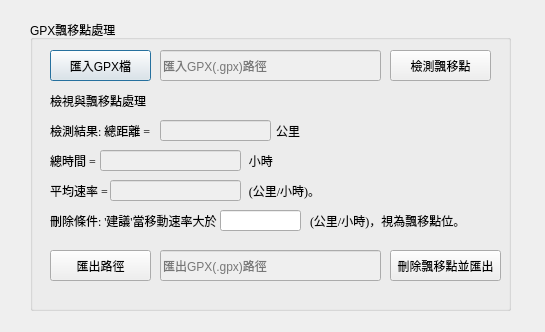
<?xml version="1.0" encoding="UTF-8"?>
<ui version="4.0">
 <class>TFBToolsDialogBase</class>
 <widget class="QDialog" name="TFBToolsDialogBase">
  <property name="geometry">
   <rect>
    <x>0</x>
    <y>0</y>
    <width>545</width>
    <height>332</height>
   </rect>
  </property>
  <property name="windowTitle">
   <string>林務局圖資操作工具</string>
  </property>
  <widget class="QGroupBox" name="groupBox">
   <property name="geometry">
    <rect>
     <x>30</x>
     <y>20</y>
     <width>481</width>
     <height>291</height>
    </rect>
   </property>
   <property name="title">
    <string>GPX飄移點處理</string>
   </property>
   <widget class="QPushButton" name="pushButton">
    <property name="geometry">
     <rect>
      <x>20</x>
      <y>30</y>
      <width>101</width>
      <height>31</height>
     </rect>
    </property>
    <property name="text">
     <string>匯入GPX檔</string>
    </property>
   </widget>
   <widget class="QPushButton" name="pushButton_2">
    <property name="geometry">
     <rect>
      <x>360</x>
      <y>230</y>
      <width>111</width>
      <height>31</height>
     </rect>
    </property>
    <property name="text">
     <string>刪除飄移點並匯出</string>
    </property>
   </widget>
   <widget class="QPushButton" name="pushButton_3">
    <property name="geometry">
     <rect>
      <x>360</x>
      <y>30</y>
      <width>101</width>
      <height>31</height>
     </rect>
    </property>
    <property name="text">
     <string>檢測飄移點</string>
    </property>
   </widget>
   <widget class="QPushButton" name="pushButton_4">
    <property name="geometry">
     <rect>
      <x>20</x>
      <y>230</y>
      <width>101</width>
      <height>31</height>
     </rect>
    </property>
    <property name="text">
     <string>匯出路徑</string>
    </property>
   </widget>
   <widget class="QLabel" name="label_3">
    <property name="geometry">
     <rect>
      <x>20</x>
      <y>70</y>
      <width>131</width>
      <height>21</height>
     </rect>
    </property>
    <property name="font">
     <font>
      <family>Times New Roman</family>
      <pointsize>9</pointsize>
     </font>
    </property>
    <property name="text">
     <string>檢視與飄移點處理</string>
    </property>
   </widget>
   <widget class="QLabel" name="label_4">
    <property name="geometry">
     <rect>
      <x>20</x>
      <y>100</y>
      <width>451</width>
      <height>21</height>
     </rect>
    </property>
    <property name="font">
     <font>
      <family>Times New Roman</family>
      <pointsize>9</pointsize>
     </font>
    </property>
    <property name="text">
     <string>檢測結果: 總距離 =                                          公里</string>
    </property>
   </widget>
   <widget class="QLabel" name="label_5">
    <property name="geometry">
     <rect>
      <x>20</x>
      <y>190</y>
      <width>171</width>
      <height>21</height>
     </rect>
    </property>
    <property name="font">
     <font>
      <family>Times New Roman</family>
      <pointsize>9</pointsize>
     </font>
    </property>
    <property name="text">
     <string>刪除條件: '建議'當移動速率大於</string>
    </property>
   </widget>
   <widget class="QLineEdit" name="imp">
    <property name="geometry">
     <rect>
      <x>190</x>
      <y>190</y>
      <width>81</width>
      <height>21</height>
     </rect>
    </property>
    <property name="sizePolicy">
     <sizepolicy hsizetype="Expanding" vsizetype="Expanding">
      <horstretch>0</horstretch>
      <verstretch>0</verstretch>
     </sizepolicy>
    </property>
   </widget>
   <widget class="QLabel" name="label_6">
    <property name="geometry">
     <rect>
      <x>280</x>
      <y>190</y>
      <width>171</width>
      <height>21</height>
     </rect>
    </property>
    <property name="font">
     <font>
      <family>Times New Roman</family>
      <pointsize>9</pointsize>
     </font>
    </property>
    <property name="text">
     <string>(公里/小時)，視為飄移點位。</string>
    </property>
   </widget>
   <widget class="QLineEdit" name="lineEdit_3">
    <property name="enabled">
     <bool>false</bool>
    </property>
    <property name="geometry">
     <rect>
      <x>130</x>
      <y>30</y>
      <width>221</width>
      <height>31</height>
     </rect>
    </property>
    <property name="text">
     <string/>
    </property>
    <property name="placeholderText">
     <string>匯入GPX(.gpx)路徑</string>
    </property>
   </widget>
   <widget class="QLineEdit" name="lineEdit_4">
    <property name="enabled">
     <bool>false</bool>
    </property>
    <property name="geometry">
     <rect>
      <x>130</x>
      <y>100</y>
      <width>111</width>
      <height>21</height>
     </rect>
    </property>
    <property name="text">
     <string/>
    </property>
    <property name="placeholderText">
     <string/>
    </property>
   </widget>
   <widget class="QLabel" name="label_7">
    <property name="geometry">
     <rect>
      <x>20</x>
      <y>130</y>
      <width>301</width>
      <height>21</height>
     </rect>
    </property>
    <property name="font">
     <font>
      <family>Times New Roman</family>
      <pointsize>9</pointsize>
     </font>
    </property>
    <property name="text">
     <string>總時間 =                                                   小時</string>
    </property>
   </widget>
   <widget class="QLabel" name="label_8">
    <property name="geometry">
     <rect>
      <x>20</x>
      <y>160</y>
      <width>281</width>
      <height>21</height>
     </rect>
    </property>
    <property name="font">
     <font>
      <family>Times New Roman</family>
      <pointsize>9</pointsize>
     </font>
    </property>
    <property name="text">
     <string>平均速率 =                                               (公里/小時)。</string>
    </property>
   </widget>
   <widget class="QLineEdit" name="lineEdit_5">
    <property name="enabled">
     <bool>false</bool>
    </property>
    <property name="geometry">
     <rect>
      <x>70</x>
      <y>130</y>
      <width>141</width>
      <height>21</height>
     </rect>
    </property>
    <property name="text">
     <string/>
    </property>
    <property name="placeholderText">
     <string/>
    </property>
   </widget>
   <widget class="QLineEdit" name="lineEdit_6">
    <property name="enabled">
     <bool>false</bool>
    </property>
    <property name="geometry">
     <rect>
      <x>80</x>
      <y>160</y>
      <width>131</width>
      <height>21</height>
     </rect>
    </property>
    <property name="text">
     <string/>
    </property>
    <property name="placeholderText">
     <string/>
    </property>
   </widget>
   <widget class="QLineEdit" name="lineEdit_7">
    <property name="enabled">
     <bool>false</bool>
    </property>
    <property name="geometry">
     <rect>
      <x>130</x>
      <y>230</y>
      <width>221</width>
      <height>31</height>
     </rect>
    </property>
    <property name="text">
     <string/>
    </property>
    <property name="placeholderText">
     <string>匯出GPX(.gpx)路徑</string>
    </property>
   </widget>
  </widget>
 </widget>
 <resources/>
 <connections/>
</ui>
